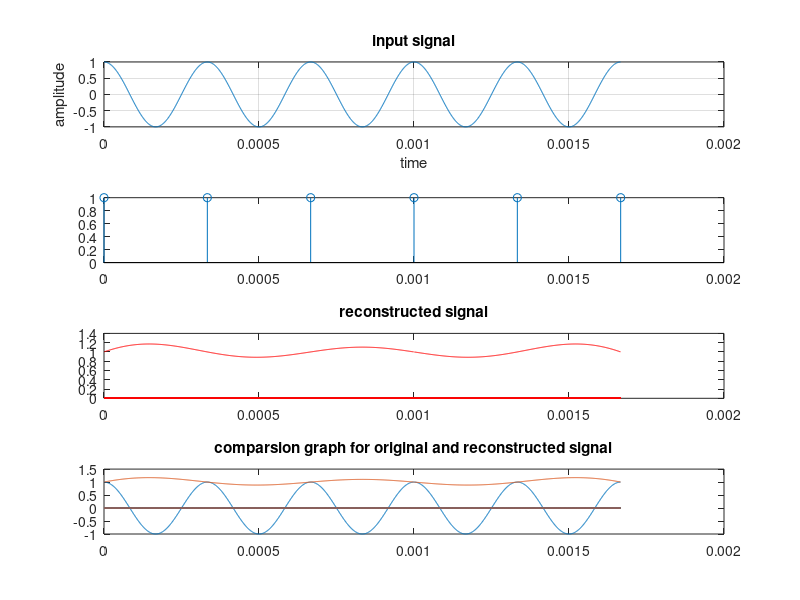

MATLAB code for this plot:
clear all;
clc;
close all;
f=3000; %signal frequency fm
t=0:0.000001:5/f;
org=cos(2 * pi * f * t);
subplot(411);plot(t,org);
xlabel('time');ylabel('amplitude');
grid;
title('input signal');
fs1 = f;%for an under sampled signal the fs<2*fm
Ts1=1/fs1; % time period for fs1(undersampled)
t1=0:Ts1:5/f;
und = cos(2*pi*f*t1);
subplot(412)
stem(t1,und);
xr1=zeros(length(t));
N=length(t1);
for x=1:length(t)
    for n=0:N-1
        xr1(x)=xr1(x)+und(n+1)*sin(pi*(t(x)-n*Ts1)/Ts1)./(pi*(t(x)-n*Ts1)/Ts1);
    end
end
subplot(413)
plot(t,xr1,'r');
title('reconstructed signal');
subplot(414)
plot(t,org,t,xr1);
title('comparsion graph for original and reconstructed signal');


